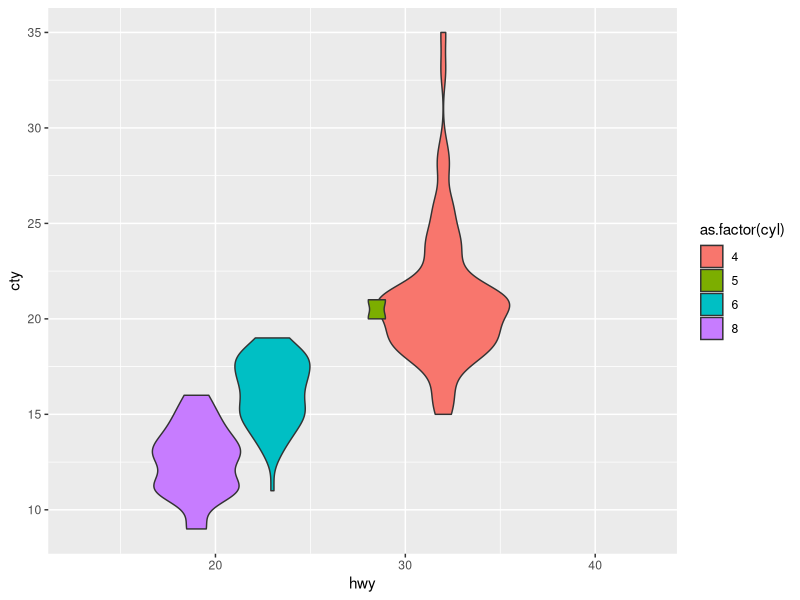

This chart was generated by the following R code:
## ---- chunk 1
knitr::opts_chunk$set(fig.path = "images/")
## ---- chunk 2
library(tidyverse)
library(ggplot2)
ggplot(data = mpg) +
  geom_violin(aes(y=cty, x=hwy, fill = as.factor(cyl)))
